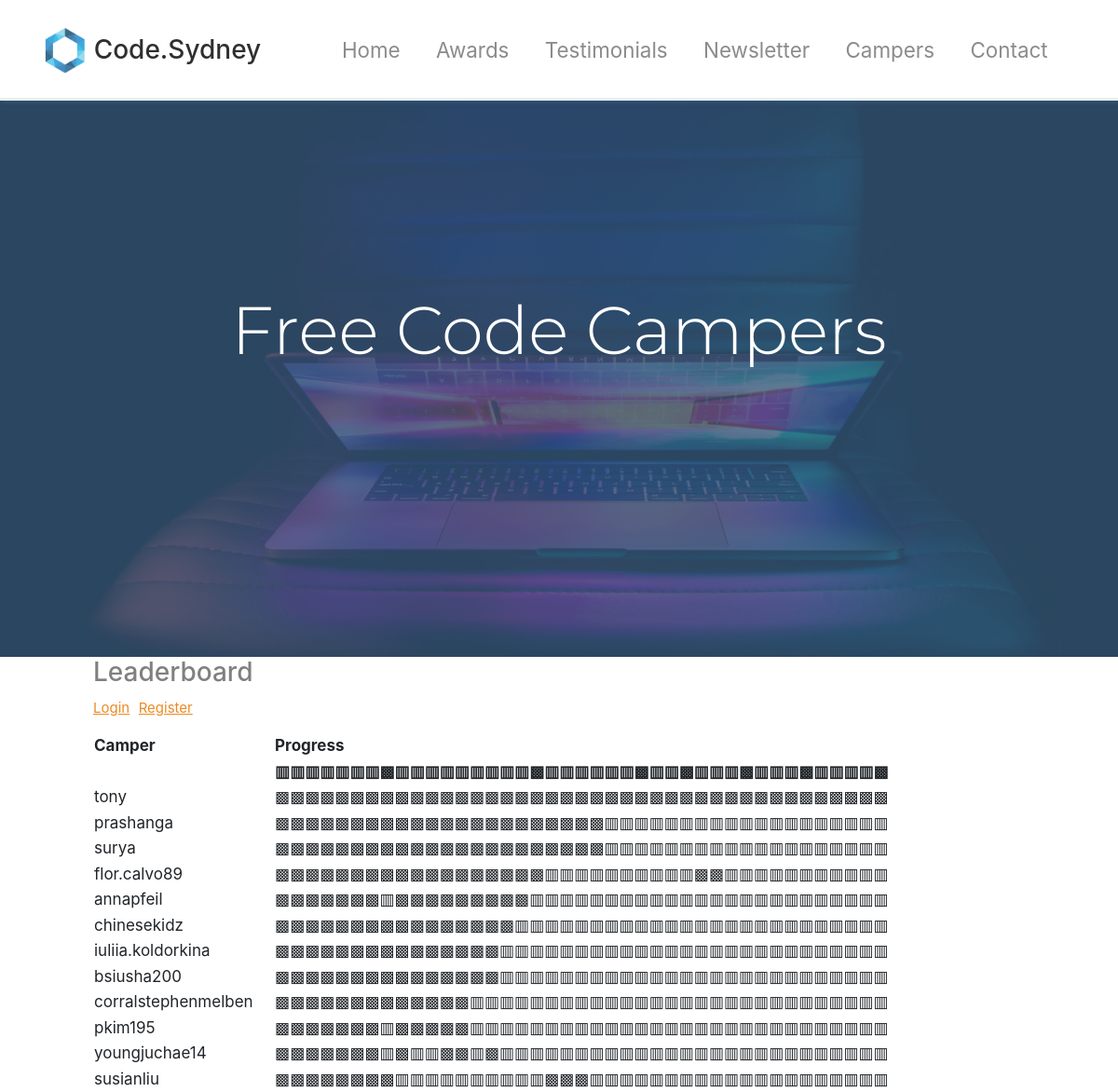
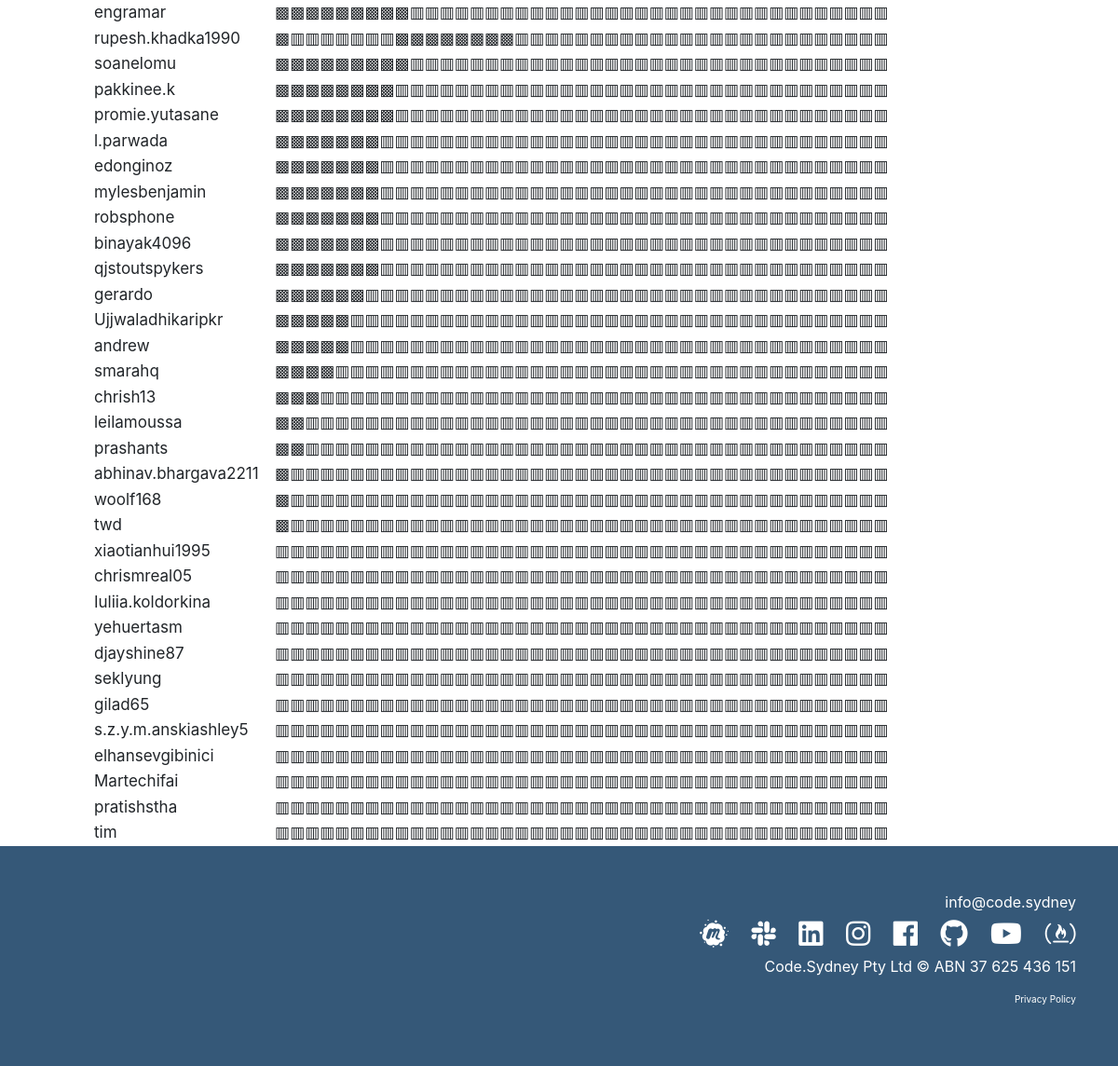
/fccleaderboard, run on the app's committed database (2 pictures, top to bottom).
### tables this page shows
CREATE TABLE "fccdashboardtable" (
	`Name`	TEXT,
	`Email`	TEXT,
	`Password`	TEXT,
	`Completed_Count`	INTEGER NOT NULL,
	`A1`	TEXT,
	`A2`	TEXT,
	`A3`	TEXT,
	`A4`	TEXT,
	`A5`	TEXT,
	`A6`	TEXT,
	`A7`	TEXT,
	`A8`	TEXT,
	`B1`	TEXT,
	`B2`	TEXT,
	`B3`	TEXT,
	`B4`	TEXT,
	`B5`	TEXT,
	`B6`	TEXT,
	`B7`	TEXT,
	`B8`	TEXT,
	`B9`	TEXT,
	`B10`	TEXT,
	`C1`	TEXT,
	`C2`	TEXT,
	`C3`	TEXT,
	`C4`	TEXT,
	`C5`	TEXT,
	`C6`	TEXT,
	`C7`	TEXT,
	`D1`	TEXT,
	`D2`	TEXT,
	`D3`	TEXT,
	`E1`	TEXT,
	`E2`	TEXT,
	`E3`	TEXT,
	`E4`	TEXT,
	`F1`	TEXT,
	`F2`	TEXT,
	`F3`	TEXT,
	`F4`	TEXT,
	`G1`	TEXT,
	`G2`	TEXT,
	`G3`	TEXT,
	`G4`	TEXT,
	`G5`	TEXT,
	PRIMARY KEY(`Email`)
);

### app.py (the view)
@app.route('/fccleaderboard', methods=['GET', 'POST'])
def fccleaderboard():
    db = get_db()
    fccamperslist = []
    try:
        cur = db.execute('SELECT Name, Email, Password, Completed_Count, \
                                 A1, A2, A3, A4, A5, A6, A7, A8, \
                                 B1, B2, B3, B4, B5, B6, B7, B8, B9, B10, \
                                 C1, C2, C3, C4, C5, C6, C7, \
                                 D1, D2, D3, \
                                 E1, E2, E3, E4, \
                                 F1, F2, F3, F4, \
                                 G1, G2, G3, G4, G5 \
                            from fccdashboardtable \
                            order by Completed_Count desc')
    except Exception as e:
        print('Exception: ',e)
    res = cur.fetchall()
    for row in res:
        statuslisttemp = []
        name  = row[0]
        for i in range(4,45):
            status = row[i]
            if status == 'Completed':
                statuslisttemp.append('▩')
            else:
                statuslisttemp.append('▥')
        statuslist = "".join(str(x) for x in statuslisttemp)
        name_string = "".join(str(name))
        selected_fields = [name_string,statuslist]
        fccamperslist.append(selected_fields)
    return render_template('fccleaderboard.html',
                           fccamperslist=fccamperslist)

### database.py (called while the page is built)
def connect_db():
    sql = sqlite3.connect('/home/engramar/codesydneywebsite/codesydney.db')
    sql.row_factory = sqlite3.Row
    return sql

def get_db():
    if not hasattr(g, 'sqlite_db'):
        g.sqlite_db = connect_db()
    return g.sqlite_db

### templates/fccleaderboard.html (shortened to what this page needs)
{% extends 'layout.html' %}
{% block content %}
  <section id="showcase">
    <div class="primary-overlay text-white">
      <div class="container">
        <div class="row">
          <div class="col-lg-12 text-center mt-5">
            <h1 class="display-3 mt-5 pt-5 top-spacing" style="font-family:Montserrat;">
              Free Code Campers
            </h1>
           </div>
         </div>
      </div>
    </div>
  </section>
<body>
<h3 style="margin-left:100px; color: gray">Leaderboard</h3>
<p>
  <a href="{{ url_for('fccleaderboardlogin') }}" style="font-size:15px;color:#EB8B24;margin-left:100px"><u>Login</u></a>
  <a href="{{ url_for('fccleaderboardregister') }}" style="font-size:15px;color:#EB8B24;margin-left:5px"><u>Register</u></a>
</p>
<div>
  <table style="font-size:17px;width:76%;text-align:left;font-weight:normal;margin-left:100px" border="0">
  <tr>
    <th>Camper</th>
    <th>Progress</th>
  </tr>
  <tr>
    <th></th>
    <th>▥▥▥▥▥▥▥▩▥▥▥▥▥▥▥▥▥▩▥▥▥▥▥▥▩▥▥▩▥▥▥▩▥▥▥▩▥▥▥▥▩</th>
  </tr>
  {% for fccampers in fccamperslist %}
  <tr>
    <td>{% print fccampers[0] %}</td>
    <td>{% print fccampers[1] %}</td>
  </tr>
  {% endfor %}
  </table>
</div>
</body>
{% endblock content %}

### templates/layout.html (shortened to what this page needs)
<!DOCTYPE html>
<html lang="en">
<head>
  <link rel="stylesheet" href="https://use.fontawesome.com/releases/v5.0.13/css/all.css"
>
  <link rel="stylesheet" href="{{ url_for('static', filename='css/bootstrap.css') }}">
  <link rel="stylesheet" href="{{ url_for('static', filename='css/style.css') }}">
  <link rel="stylesheet" href="{{ url_for('static', filename='css/Data-Table-1.css') }}">
  <link rel="stylesheet" href="{{ url_for('static', filename='css/Data-Table.css') }}">
  <link rel="stylesheet" href="https://cdn.datatables.net/1.10.15/css/dataTables.bootstrap.min.css">
</head>
<body id="home" data-spy="scroll" data-target="#main-nav" data-offset="100">
    {% include 'includes/_navbar.html' %}
    {% block content %}{% endblock %}
    {% include 'includes/_footer.html' %}
</body>
</html>

### templates/includes/_navbar.html (shortened to what this page needs)
<nav class="navbar navbar-expand-md navbar-light fixed-top py-4" id="main-nav">
<div class="container">
  <a href="{{ url_for('index') }}" class="navbar-brand">
    <img src="{{ url_for('static', filename='img/logo.png') }}" width="50" height="50" alt="">
    <h3 class="d-inline align-middle">Code.Sydney</h3>
  </a>
  {% if messages %}
  {% else %}
  <div class="collapse navbar-collapse" id="navbarCollapse">
    <ul class="navbar-nav ml-auto">
      <li class="nav-item">
        <a href="{{ url_for('index') }}" class="nav-link">Home</a>
      </li>
      <li class="nav-item">
        <a href="{{ url_for('awards') }}"  class="nav-link">Awards</a>
      </li>
      <li class="nav-item">
        <a href="{{ url_for('testimonials') }}" class="nav-link">Testimonials</a>
      </li>
      <li class="nav-item">
        <a href="{{ url_for('newsletter') }}" class="nav-link">Newsletter</a>
      </li>
      <li class="nav-item">
        <a href="{{ url_for('fccleaderboard') }}" class="nav-link">Campers</a>
      </li>
      <li class="nav-item">
        <a href="{{ url_for('contact') }}" class="nav-link">Contact</a>
      </li>
    </ul>
  </div>
  {% endif %}
</div>
</nav>

### templates/includes/_footer.html
  <footer id="main-footer" class="py-5 bg-primary text-white">
    <div class="container">
      <div class="row text-center">
        <div class="col-md-6 ml-auto text-right">
            <div>
                <a href="mailto:info@code.sydney?Subject=Enquiry" target="_top" class="no-deco">info@code.sydney</a>
            </div>
            <a href="https://www.meetup.com/Sydney-Volunteer-Programmers/" target="_blank" class="font-icon meetup-hover soc-media"><i class="fab fa-meetup"></i></a>
            <a href="https://join.slack.com/t/codesydney/shared_invite/enQtMzA4ODcyOTUyMDY0LTFlZDAyZjgwZmIzY2VmMzA0MjllOWI3YmE1NGZiNzQ5NGNmNjlhMGE5MTE1ZDA2NTU2OGRkZWQyYTQ3NDZmZGM" target="_blank" class="font-icon slack-hover soc-media"><i class="fab fa-slack"></i></a>
            <a href="https://www.linkedin.com/company/code.sydney/" target="_blank" class="font-icon linkedin-hover soc-media"><i class="fab fa-linkedin"></i></a>
            <a href="https://www.instagram.com/code.sydney/" target="_blank" class="font-icon instagram-hover soc-media"><i class="fab fa-instagram"></i></a>
            <a href="https://www.facebook.com/codesyd/" target="_blank" class="font-icon facebook-hover soc-media"><i class="fab fa-facebook"></i></a>
            <a href="https://github.com/codesydney" target="_blank" class="font-icon github-hover soc-media"><i class="fab fa-github"></i></a>
            <a href="https://www.youtube.com/channel/UCnOp_l8-EX3c-q2Tlj-2Iyw" target="_blank" class="font-icon youtube-hover soc-media"><i class="fab fa-youtube"></i></a>
            <a href="http://www.freecodecampsydney.org/" target="_blank" class="font-icon freecodecamp-hover soc-media"><i class="fab fa-free-code-camp"></i></a>
          <p>
            Code.Sydney Pty Ltd &copy {{ year }} ABN 37 625 436 151
          </p>
          <p style="font-size: 10px">
              <a style="color:white;" href="{{ url_for('static', filename='pdf/Code.Sydney_Website_Privacy_Policy.pdf') }}" target="_blank">Privacy Policy</a>
          </p>
        </div>
      </div>
    </div>
  </footer>

### static/css/style.css (style rules this page uses)
body { margin-top: 105px; }
.navbar { box-shadow: 2px 2px 5px #355878; opacity: 0.9; background: #fff; }
.navbar .nav-item { font-size: 1.4rem; padding-right: 1.4rem; }
#showcase { position: relative; background: url("../img/background.jpg") no-repeat; background-size: cover; min-height: 600px; }
#showcase .primary-overlay { background: rgba(53, 88, 120, 0.8); position: absolute; top: 0; left: 0; width: 100%; height: 100%; }
.top-spacing { margin-top: 110px !important; }
.no-deco { text-decoration: none; color: #fff; }
.soc-media { padding-left: 20px; }
.font-icon { text-decoration: none; color: white; font-size: 30px; }

### data on the page
fccdashboardtable: Name "tony", print "▩▩▩▩▩▩▩▩▩▩▩▩▩▩▩▩▩▩▩▩▩▩▩▩▩▩▩▩▩▩▩▩▩▩▩▩▩▩▩▩▩"
fccdashboardtable: Name "prashanga", print "▩▩▩▩▩▩▩▩▩▩▩▩▩▩▩▩▩▩▩▩▩▩▥▥▥▥▥▥▥▥▥▥▥▥▥▥▥▥▥▥▥"
fccdashboardtable: Name "surya", print "▩▩▩▩▩▩▩▩▩▩▩▩▩▩▩▩▩▩▩▩▩▩▥▥▥▥▥▥▥▥▥▥▥▥▥▥▥▥▥▥▥"
fccdashboardtable: Name "flor.calvo89", print "▩▩▩▩▩▩▩▩▩▩▩▩▩▩▩▩▩▩▥▥▥▥▥▥▥▥▥▥▩▩▥▥▥▥▥▥▥▥▥▥▥"
fccdashboardtable: Name "annapfeil", print "▩▩▩▩▩▩▩▥▩▩▩▩▩▩▩▩▩▥▥▥▥▥▥▥▥▥▥▥▥▥▥▥▥▥▥▥▥▥▥▥▥"
fccdashboardtable: Name "chinesekidz", print "▩▩▩▩▩▩▩▩▩▩▩▩▩▩▩▩▥▥▥▥▥▥▥▥▥▥▥▥▥▥▥▥▥▥▥▥▥▥▥▥▥"
fccdashboardtable: Name "bsiusha200", print "▩▩▩▩▩▩▩▩▩▩▩▩▩▩▩▥▥▥▥▥▥▥▥▥▥▥▥▥▥▥▥▥▥▥▥▥▥▥▥▥▥"
fccdashboardtable: Name "corralstephenmelben", print "▩▩▩▩▩▩▩▩▩▩▩▩▩▥▥▥▥▥▥▥▥▥▥▥▥▥▥▥▥▥▥▥▥▥▥▥▥▥▥▥▥"
fccdashboardtable: Name "pkim195", print "▩▩▩▩▩▩▩▥▩▩▩▩▩▥▥▥▥▥▥▥▥▥▥▥▥▥▥▥▥▥▥▥▥▥▥▥▥▥▥▥▥"
fccdashboardtable: Name "youngjuchae14", print "▩▩▩▩▩▩▩▥▩▥▥▩▩▥▩▥▥▥▥▥▥▥▥▥▥▥▥▥▥▥▥▥▥▥▥▥▥▥▥▥▥"
fccdashboardtable: Name "susianliu", print "▩▩▩▩▩▩▩▩▥▥▥▥▥▥▥▥▥▥▩▩▩▥▥▥▥▥▥▥▥▥▥▥▥▥▥▥▥▥▥▥▥"
fccdashboardtable: Name "engramar", print "▩▩▩▩▩▩▩▩▩▥▥▥▥▥▥▥▥▥▥▥▥▥▥▥▥▥▥▥▥▥▥▥▥▥▥▥▥▥▥▥▥"
fccdashboardtable: Name "rupesh.khadka1990", print "▩▥▥▥▥▥▥▥▩▩▩▩▩▩▩▩▥▥▥▥▥▥▥▥▥▥▥▥▥▥▥▥▥▥▥▥▥▥▥▥▥"
fccdashboardtable: Name "soanelomu", print "▩▩▩▩▩▩▩▩▩▥▥▥▥▥▥▥▥▥▥▥▥▥▥▥▥▥▥▥▥▥▥▥▥▥▥▥▥▥▥▥▥"
fccdashboardtable: Name "pakkinee.k", print "▩▩▩▩▩▩▩▩▥▥▥▥▥▥▥▥▥▥▥▥▥▥▥▥▥▥▥▥▥▥▥▥▥▥▥▥▥▥▥▥▥"
fccdashboardtable: Name "promie.yutasane", print "▩▩▩▩▩▩▩▩▥▥▥▥▥▥▥▥▥▥▥▥▥▥▥▥▥▥▥▥▥▥▥▥▥▥▥▥▥▥▥▥▥"
fccdashboardtable: Name "l.parwada", print "▩▩▩▩▩▩▩▥▥▥▥▥▥▥▥▥▥▥▥▥▥▥▥▥▥▥▥▥▥▥▥▥▥▥▥▥▥▥▥▥▥"
fccdashboardtable: Name "edonginoz", print "▩▩▩▩▩▩▩▥▥▥▥▥▥▥▥▥▥▥▥▥▥▥▥▥▥▥▥▥▥▥▥▥▥▥▥▥▥▥▥▥▥"
fccdashboardtable: Name "mylesbenjamin", print "▩▩▩▩▩▩▩▥▥▥▥▥▥▥▥▥▥▥▥▥▥▥▥▥▥▥▥▥▥▥▥▥▥▥▥▥▥▥▥▥▥"
fccdashboardtable: Name "robsphone", print "▩▩▩▩▩▩▩▥▥▥▥▥▥▥▥▥▥▥▥▥▥▥▥▥▥▥▥▥▥▥▥▥▥▥▥▥▥▥▥▥▥"
fccdashboardtable: Name "binayak4096", print "▩▩▩▩▩▩▩▥▥▥▥▥▥▥▥▥▥▥▥▥▥▥▥▥▥▥▥▥▥▥▥▥▥▥▥▥▥▥▥▥▥"
fccdashboardtable: Name "qjstoutspykers", print "▩▩▩▩▩▩▩▥▥▥▥▥▥▥▥▥▥▥▥▥▥▥▥▥▥▥▥▥▥▥▥▥▥▥▥▥▥▥▥▥▥"
fccdashboardtable: Name "gerardo", print "▩▩▩▩▩▩▥▥▥▥▥▥▥▥▥▥▥▥▥▥▥▥▥▥▥▥▥▥▥▥▥▥▥▥▥▥▥▥▥▥▥"
fccdashboardtable: Name "Ujjwaladhikaripkr", print "▩▩▩▩▩▥▥▥▥▥▥▥▥▥▥▥▥▥▥▥▥▥▥▥▥▥▥▥▥▥▥▥▥▥▥▥▥▥▥▥▥"
fccdashboardtable: Name "andrew", print "▩▩▩▩▩▥▥▥▥▥▥▥▥▥▥▥▥▥▥▥▥▥▥▥▥▥▥▥▥▥▥▥▥▥▥▥▥▥▥▥▥"
fccdashboardtable: Name "smarahq", print "▩▩▩▩▥▥▥▥▥▥▥▥▥▥▥▥▥▥▥▥▥▥▥▥▥▥▥▥▥▥▥▥▥▥▥▥▥▥▥▥▥"
fccdashboardtable: Name "chrish13", print "▩▩▩▥▥▥▥▥▥▥▥▥▥▥▥▥▥▥▥▥▥▥▥▥▥▥▥▥▥▥▥▥▥▥▥▥▥▥▥▥▥"
fccdashboardtable: Name "leilamoussa", print "▩▩▥▥▥▥▥▥▥▥▥▥▥▥▥▥▥▥▥▥▥▥▥▥▥▥▥▥▥▥▥▥▥▥▥▥▥▥▥▥▥"
fccdashboardtable: print "prashants", print "▩▩▥▥▥▥▥▥▥▥▥▥▥▥▥▥▥▥▥▥▥▥▥▥▥▥▥▥▥▥▥▥▥▥▥▥▥▥▥▥▥"
fccdashboardtable: Name "abhinav.bhargava2211", print "▩▥▥▥▥▥▥▥▥▥▥▥▥▥▥▥▥▥▥▥▥▥▥▥▥▥▥▥▥▥▥▥▥▥▥▥▥▥▥▥▥"
fccdashboardtable: Name "woolf168", print "▩▥▥▥▥▥▥▥▥▥▥▥▥▥▥▥▥▥▥▥▥▥▥▥▥▥▥▥▥▥▥▥▥▥▥▥▥▥▥▥▥"
fccdashboardtable: Name "twd", print "▩▥▥▥▥▥▥▥▥▥▥▥▥▥▥▥▥▥▥▥▥▥▥▥▥▥▥▥▥▥▥▥▥▥▥▥▥▥▥▥▥"
fccdashboardtable: Name "xiaotianhui1995", print "▥▥▥▥▥▥▥▥▥▥▥▥▥▥▥▥▥▥▥▥▥▥▥▥▥▥▥▥▥▥▥▥▥▥▥▥▥▥▥▥▥"
fccdashboardtable: Name "chrismreal05", print "▥▥▥▥▥▥▥▥▥▥▥▥▥▥▥▥▥▥▥▥▥▥▥▥▥▥▥▥▥▥▥▥▥▥▥▥▥▥▥▥▥"
fccdashboardtable: Name "yehuertasm", print "▥▥▥▥▥▥▥▥▥▥▥▥▥▥▥▥▥▥▥▥▥▥▥▥▥▥▥▥▥▥▥▥▥▥▥▥▥▥▥▥▥"
fccdashboardtable: Name "djayshine87", print "▥▥▥▥▥▥▥▥▥▥▥▥▥▥▥▥▥▥▥▥▥▥▥▥▥▥▥▥▥▥▥▥▥▥▥▥▥▥▥▥▥"
fccdashboardtable: Name "seklyung", print "▥▥▥▥▥▥▥▥▥▥▥▥▥▥▥▥▥▥▥▥▥▥▥▥▥▥▥▥▥▥▥▥▥▥▥▥▥▥▥▥▥"
fccdashboardtable: Name "gilad65", print "▥▥▥▥▥▥▥▥▥▥▥▥▥▥▥▥▥▥▥▥▥▥▥▥▥▥▥▥▥▥▥▥▥▥▥▥▥▥▥▥▥"
fccdashboardtable: Name "s.z.y.m.anskiashley5", print "▥▥▥▥▥▥▥▥▥▥▥▥▥▥▥▥▥▥▥▥▥▥▥▥▥▥▥▥▥▥▥▥▥▥▥▥▥▥▥▥▥"
fccdashboardtable: Name "elhansevgibinici", print "▥▥▥▥▥▥▥▥▥▥▥▥▥▥▥▥▥▥▥▥▥▥▥▥▥▥▥▥▥▥▥▥▥▥▥▥▥▥▥▥▥"
fccdashboardtable: Name "Martechifai", print "▥▥▥▥▥▥▥▥▥▥▥▥▥▥▥▥▥▥▥▥▥▥▥▥▥▥▥▥▥▥▥▥▥▥▥▥▥▥▥▥▥"
fccdashboardtable: Name "pratishstha", print "▥▥▥▥▥▥▥▥▥▥▥▥▥▥▥▥▥▥▥▥▥▥▥▥▥▥▥▥▥▥▥▥▥▥▥▥▥▥▥▥▥"
fccdashboardtable: Name "tim", print "▥▥▥▥▥▥▥▥▥▥▥▥▥▥▥▥▥▥▥▥▥▥▥▥▥▥▥▥▥▥▥▥▥▥▥▥▥▥▥▥▥"

### other printed values
{{ print fccampers[0] }} "iuliia.koldorkina" "Iuliia.koldorkina"
{{ print fccampers[1] }} "▩▩▩▩▩▩▩▩▩▩▩▩▩▩▩▥▥▥▥▥▥▥▥▥▥▥▥▥▥▥▥▥▥▥▥▥▥▥▥▥▥" "▥▥▥▥▥▥▥▥▥▥▥▥▥▥▥▥▥▥▥▥▥▥▥▥▥▥▥▥▥▥▥▥▥▥▥▥▥▥▥▥▥"
